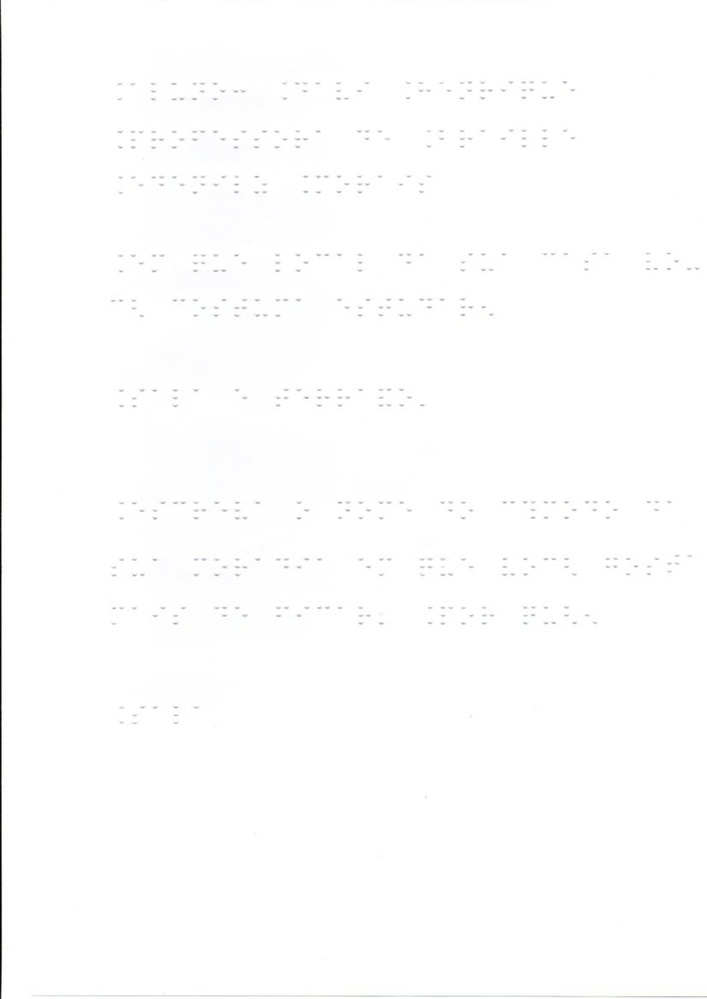
#> input picture legacy/sample/2.jpg, 707 x 999 px, shrunk from 827 x 1169 before the run, found by its file name
$ python braille.py   (older library calls are emulated)
#> lines starting #> are read from the running program, lines starting #| are printed output that depends on the picture; after the words box and inside, x2 and y2 are one past the last pixel; in counts of white or black regions, pixels touching at a corner belong together
# -*- coding: utf-8 -*-

import cv2 as cv
# [86 lines of commented-out code are left out]
image = cv.imread('src/sample/2.jpg')
#> image is the input picture: shape (999, 707, 3); mean B, G, R 253.8, 253.8, 253.8

# Filtro: Tom de Cinza
imgray = cv.cvtColor(image, cv.COLOR_BGR2GRAY)
# Filtro: Binarização
ret, thresh = cv.threshold(imgray, 230, 255, cv.THRESH_BINARY)
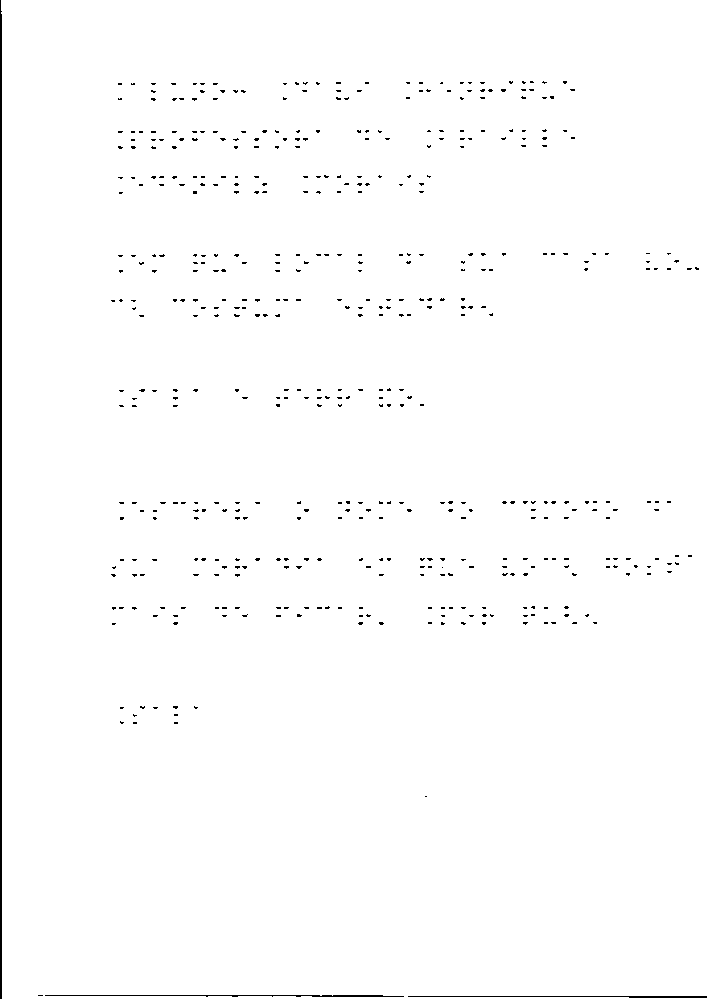
#> thresh: shape (999, 707); 99% white; black in thin lines or dots
# Filtro: Contorno de cada ponto baille
im2, contours = cv.findContours(thresh, cv.RETR_TREE, cv.CHAIN_APPROX_SIMPLE)
#> im2 = 489 contours, 487 with area under 20; largest, box (x1, y1, x2, y2) and area: (1, 0, 707, 999) 701930, (44, 994, 405, 998) 800; contours = 489 rows, first 6: [-1, -1, 1, -1], [2, -1, -1, 0], [3, 1, -1, 0], [4, 2, -1, 0], [5, 3, -1, 0], [6, 4, -1, 0]

'''
centroids = []
cx = []
cy =[]
for contour in contours:
    M = cv.moments(contour)
    x = int(M['m10']/M['m00'])
    y = int(M['m01']/M['m00'])
    cx.append(x)
    cy.append(y)

    centroids.append([y,x]) #linha, coluna

#remove a primeira linha pois ele retorna o centroid da imagem.
cx.remove(cx[0])
cy.remove(cy[0])
centroids.remove(centroids[0])

#ordenar as listas com os valores de X e Y (crescente)
cx.sort(reverse=False)
cy.sort(reverse=False)


# inserir grade coluna
limiar_gride = 4;
cor = 200
VCol = []

cv.line(thresh,(cx[0]-limiar_gride, 0), (cx[0]-limiar_gride,thresh.shape[0]),cor)
VCol.append(cx[0]-limiar_gride)
p_aux = 0;
for i in range(len(cx)):
    if(cx[i] >= (p_aux+limiar_gride)):
        cv.line(thresh,(cx[i]+limiar_gride, 0), (cx[i]+limiar_gride,thresh.shape[0]),cor)
        p_aux = cx[i]
        VCol.append(cx[i]+limiar_gride)

# inserir grade linha
VLine = []
cv.line(thresh,(0, cy[0]-limiar_gride), (thresh.shape[1],cy[0]-limiar_gride),cor)
VLine.append(cy[0]-limiar_gride)
p_aux = 0;
for i in range(len(cy)):
    if(cy[i] >= (p_aux+limiar_gride)):
        cv.line(thresh,(0, cy[i]+limiar_gride), (thresh.shape[1],cy[i]+limiar_gride),cor)
        p_aux = cy[i]
        VLine.append(cy[i]+limiar_gride)

'''

# VCol = verificao(VLine, VCol, centroids)

# #busca Cela
# flag = 0
# verf = 0
# #num = 0
# for i in range(0,len(VLine)-3,3):  #linha
#     #print(VLine[i:i+4])
#     for j in range(0,len(VCol)-2,2):  #Coluna
#         #print(VCol[j:j+3])
#         vLetras = [0,0,0,0,0,0]
#         cnt = 0;
#         #retira a sub_imagem
#         img = thresh[VLine[i]:VLine[i+3],VCol[j]:VCol[j+2]] #NÃO PRECISA

#         for n in range(2): #Coluna
#             '''print(VCol[j+n])
#             print(VCol[(j+n)+1])'''
#             for m in range(3): #linha
#                 '''print(VLine[i+m])
#                 print(VLine[(i+m)+1])
#                 print("")'''
#                 for k in range(len(centroids)):
#                         if(centroids[k][0] >= VLine[i+m] and centroids[k][0] <= VLine[(i+m)+1] and  centroids[k][1] >= VCol[j+n] and centroids[k][1] <= VCol[(j+n)+1]):
#                             vLetras[cnt] = 1
#                             #print(VCol[m],VLine[n])
#                             #print("")
#                 cnt = cnt+1
#         [carac, flag] = bdLetra.letra_bd(vLetras, flag)
#         #[carac, flag, num] = bdLetra.bdLetra(vLetras, flag, num)
#         print(carac)
#     print("")
# print("")


''' #busca inversa
#busca Cela
flag = 0
for i in range(0,len(VLine)-3,3):  #linha
    #print(VLine[i:i+4])

    for j in range(len(VCol)-1,2,-2):  #Coluna
        #print(VCol[j-2:j+1])

        vLetras = [0,0,0,0,0,0]
        cnt = 0;

        #retira a sub_imagem
        img = thresh[VLine[i]:VLine[i+3],VCol[j-2]:VCol[j]]

        for n in range(2,0,-1): #Coluna
            #print(VCol[j-n])
            #print(VCol[j-(n-1)])

            for m in range(3): #linha
                #print(VLine[i+m])
                #print(VLine[(i+m)+1])
                #print("")

                for k in range(len(centroids)):
                        if(centroids[k][0] >= VLine[i+m] and centroids[k][0] <= VLine[(i+m)+1] and  centroids[k][1] >= VCol[j-n] and centroids[k][1] <= VCol[j-(n-1)]):
                            vLetras[cnt] = 1
                            #print(VCol[m],VLine[n])
                            #print("")
                cnt = cnt+1

        [carac, flag] = bdLetra.bdLetra(vLetras, flag)
        print(carac)
    print("")


'''


'''
        #retira a sub_imagem
        img = thresh[VLine[i]:VLine[i+3],VCol[j-2]:VCol[j]]

        #desenhar um retagulo
        cv.rectangle(thresh,(VCol[j-2],VLine[i]), (VCol[j],VLine[i+3]), 50 )
'''
'''        cv.imshow("original",thresh)
        cv.imshow("subimag",img)
        cv.waitKey();'''


'''
    #print(cv.boundingRect(contour))

#derp,contours,hierarchy = cv.findContours(imageSeg,cv.RETR_LIST,cv.CHAIN_APPROX_SIMPLE)

cv.drawContours(thresh, contours, -1, (0,255,0), 1)

for contour in contours:
    print(cv.boundingRect(contour))

print(thresh.shape)

cv.imshow("subs",thresh)
cv.waitKey(0);
'''
